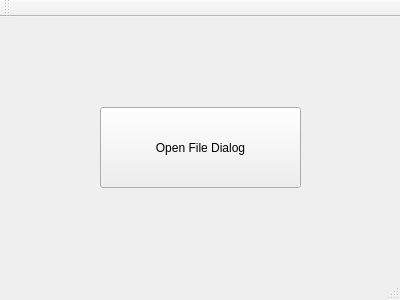
<?xml version="1.0" encoding="UTF-8"?>
<ui version="4.0">
 <class>MainWindow</class>
 <widget class="QMainWindow" name="MainWindow">
  <property name="geometry">
   <rect>
    <x>0</x>
    <y>0</y>
    <width>400</width>
    <height>300</height>
   </rect>
  </property>
  <property name="windowTitle">
   <string>MainWindow</string>
  </property>
  <widget class="QWidget" name="centralWidget">
   <widget class="QPushButton" name="pushButton">
    <property name="geometry">
     <rect>
      <x>100</x>
      <y>90</y>
      <width>201</width>
      <height>81</height>
     </rect>
    </property>
    <property name="text">
     <string>Open File Dialog</string>
    </property>
   </widget>
  </widget>
  <widget class="QMenuBar" name="menuBar">
   <property name="geometry">
    <rect>
     <x>0</x>
     <y>0</y>
     <width>400</width>
     <height>21</height>
    </rect>
   </property>
  </widget>
  <widget class="QToolBar" name="mainToolBar">
   <attribute name="toolBarArea">
    <enum>TopToolBarArea</enum>
   </attribute>
   <attribute name="toolBarBreak">
    <bool>false</bool>
   </attribute>
  </widget>
  <widget class="QStatusBar" name="statusBar"/>
 </widget>
 <layoutdefault spacing="6" margin="11"/>
 <resources/>
 <connections/>
</ui>
